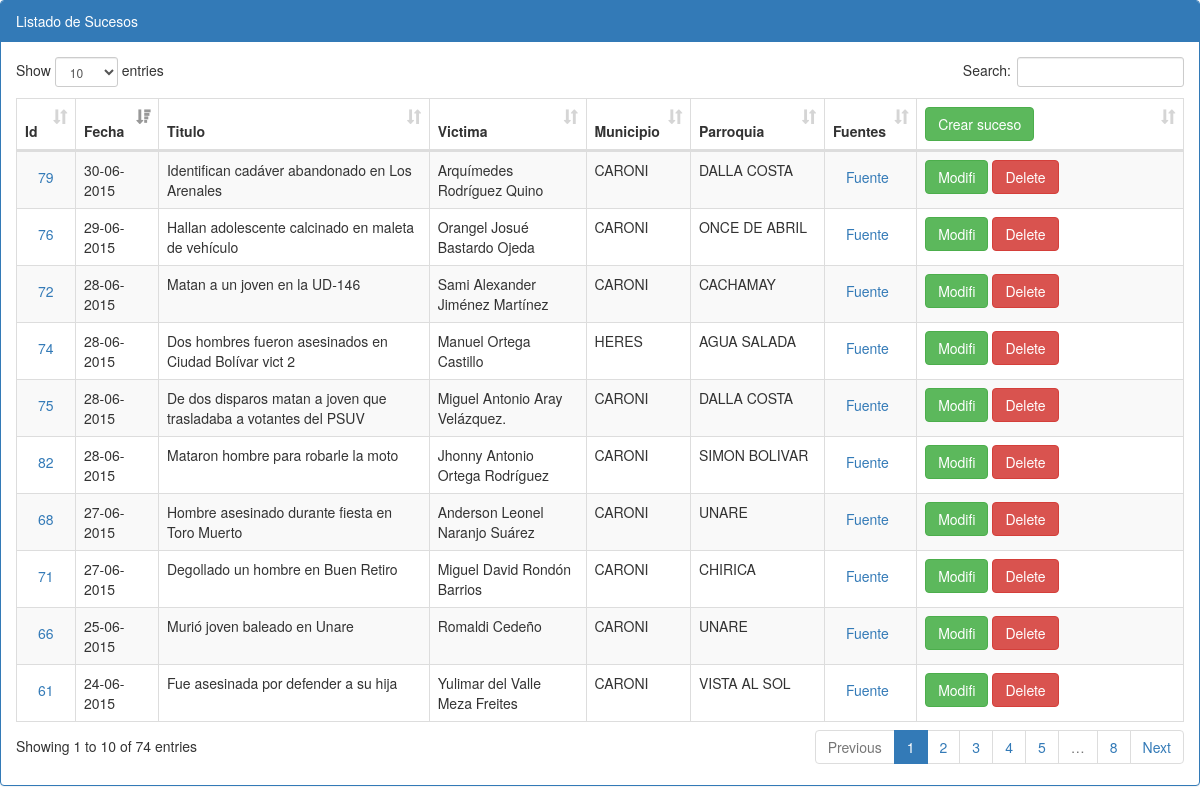
Page /sucesos/index.php on the committed database.
### tables this page shows
CREATE TABLE IF NOT EXISTS `sucesos` (
`suceso_id` int(11) NOT NULL,
  `fecha_suceso` datetime DEFAULT NULL,
  `delito_id` int(11) DEFAULT NULL,
  `delito_detalle_id` int(11) DEFAULT NULL,
  `titulo` varchar(255) DEFAULT NULL,
  `fuente` varchar(100) DEFAULT NULL,
  `otra_fuente1` varchar(100) DEFAULT NULL,
  `otra_fuente2` varchar(100) DEFAULT NULL,
  `nombre_victima` varchar(80) DEFAULT NULL,
  `sexo` varchar(1) DEFAULT NULL,
  `edad` int(3) DEFAULT NULL,
  `tipo_arma` smallint(6) DEFAULT NULL,
  `estado` smallint(6) DEFAULT NULL,
  `municipio_id` smallint(6) DEFAULT NULL,
  `parroquia_id` smallint(6) DEFAULT NULL,
  `latitud` double DEFAULT NULL,
  `longitud` double DEFAULT NULL,
  `sector` varchar(255) DEFAULT NULL,
  `usuario` varchar(15) NOT NULL,
  `mi_reseña` varchar(1500) NOT NULL,
  `observaciones` varchar(1000) NOT NULL,
  `fecha_creado` datetime DEFAULT NULL
);

CREATE TABLE IF NOT EXISTS `municipios` (
  `municipio_id` smallint(6) NOT NULL DEFAULT '0',
  `estado_id` smallint(6) NOT NULL DEFAULT '0',
  `descripcion` varchar(50) DEFAULT NULL
);

CREATE TABLE IF NOT EXISTS `parroquias` (
  `parroquia_id` int(11) NOT NULL DEFAULT '0',
  `municipio_id` int(11) DEFAULT NULL,
  `estado_id` smallint(6) DEFAULT NULL,
  `descripcion` varchar(255) DEFAULT NULL,
  `capital_sector` varchar(50) NOT NULL,
  `latitud` float DEFAULT NULL,
  `longitud` float DEFAULT NULL,
  `latitud2` float DEFAULT NULL,
  `longitud2` float DEFAULT NULL,
  `latitud3` float DEFAULT NULL,
  `longitud3` float DEFAULT NULL,
  `latitud4` float DEFAULT NULL,
  `longitud4` float DEFAULT NULL
);

### adodb/adodb.inc.php (called while the page is built, shortened)
<?php
if (!defined('_ADODB_LAYER')) {
	GLOBAL
		$ADODB_vers,
		$ADODB_COUNTRECS,
		$ADODB_CACHE_DIR,
		$ADODB_CACHE,
		$ADODB_CACHE_CLASS,
		$ADODB_EXTENSION,
		$ADODB_COMPAT_FETCH,
	 	$ADODB_FETCH_MODE,
		$ADODB_GETONE_EOF,
		$ADODB_QUOTE_FIELDNAMES;
	abstract class ADOConnection {
	var $database = '';
	var $host = '';
	var $user = '';
	var $debug = false;
	var $true = '1';
	var $false = '0';
	var $fetchMode=false;
	var $bulkBind = false;
	var $_queryID = false;
	var $_bindInputArray = false;
	function Connect($argHostname = "", $argUsername = "", $argPassword = "", $argDatabaseName = "", $forceNew = false)
	{
		if ($argHostname != "") $this->host = $argHostname;
		if ($argUsername != "") $this->user = $argUsername;
		if ($argDatabaseName != "") $this->database = $argDatabaseName;
		if ($forceNew) {
			if ($rez=$this->_nconnect($this->host, $this->user, $argPassword, $this->database)) return true;
		} else {
			 if ($rez=$this->_connect($this->host, $this->user, $argPassword, $this->database)) return true;
		}
		return $ret;
	}
	function Prepare($sql)
	{
		return $sql;
	}
	function SetFetchMode($mode)
	{
		$old = $this->fetchMode;
		$this->fetchMode = $mode;
		if ($old === false) {
		global $ADODB_FETCH_MODE;
			return $ADODB_FETCH_MODE;
		}
		return $old;
	}
	function Execute($sql,$inputarr=false)
	{
		if ($inputarr !== false) {
			if (!is_array($inputarr)) $inputarr = array($inputarr);
			$element0 = reset($inputarr);
			$array_2d = $this->bulkBind && is_array($element0) && !is_object(reset($element0));
			unset($element0);
			if (!is_array($sql) && !$this->_bindInputArray) {
				$sqlarr = explode('?',$sql);
				$nparams = sizeof($sqlarr)-1;
				if (!$array_2d) $inputarr = array($inputarr);
				foreach($inputarr as $arr) {
					$sql = ''; $i = 0;
					while(list(, $v) = each($arr)) {
						$sql .= $sqlarr[$i];
						$typ = gettype($v);
						if ($typ == 'string')
							$sql .= $this->qstr($v);
						else if ($typ == 'double')
							$sql .= str_replace(',','.',$v);
						else if ($typ == 'boolean')
							$sql .= $v ? $this->true : $this->false;
						else if ($typ == 'object') {
							if (method_exists($v, '__toString')) $sql .= $this->qstr($v->__toString());
							else $sql .= $this->qstr((string) $v);
						} else if ($v === null)
							$sql .= 'NULL';
						else
							$sql .= $v;
						$i += 1;
						if ($i == $nparams) break;
					}
					if (isset($sqlarr[$i])) {
						$sql .= $sqlarr[$i];
						if ($i+1 != sizeof($sqlarr)) $this->outp_throw( "Input Array does not match ?: ".htmlspecialchars($sql),'Execute');
					} else if ($i != sizeof($sqlarr))
						$this->outp_throw( "Input array does not match ?: ".htmlspecialchars($sql),'Execute');
					$ret = $this->_Execute($sql);
					if (!$ret) return $ret;
				}
			} else {
				if ($array_2d) {
					if (is_string($sql))
						$stmt = $this->Prepare($sql);
					else
						$stmt = $sql;
					foreach($inputarr as $arr) {
						$ret = $this->_Execute($stmt,$arr);
						if (!$ret) return $ret;
					}
				} else {
					$ret = $this->_Execute($sql,$inputarr);
				}
			}
		} else {
			$ret = $this->_Execute($sql,false);
		}
		return $ret;
	}
	function _Execute($sql,$inputarr=false)
	{
		if ($this->debug) {
			global $ADODB_INCLUDED_LIB;
			if (empty($ADODB_INCLUDED_LIB)) include(ADODB_DIR.'/adodb-lib.inc.php');
			$this->_queryID = _adodb_debug_execute($this, $sql,$inputarr);
		} else {
			$this->_queryID = @$this->_query($sql,$inputarr);
		}
		$rs = new $rsclass($this->_queryID,$this->fetchMode);
		$rs->connection = $this;
		$rs->Init();
		if (is_array($sql)) $rs->sql = $sql[0];
		else $rs->sql = $sql;
		return $rs;
	}
}
	class ADORecordSet implements IteratorAggregate {
	var $canSeek = false;
	var $_numOfRows = -1;
	var $_numOfFields = -1;
	var $_currentRow = -1;
	function ADORecordSet($queryID)
	{
		$this->_queryID = $queryID;
	}
	function Init()
	{
		if ($this->_numOfRows != 0 && $this->_numOfFields && $this->_currentRow == -1) {
			$this->_currentRow = 0;
			if ($this->EOF = ($this->_fetch() === false)) {
				$this->_numOfRows = 0;
			}
		} else {
			$this->EOF = true;
		}
	}
	function Move($rowNumber = 0)
	{
		if ($this->canSeek) {
			if ($this->_seek($rowNumber)) {
				$this->_currentRow = $rowNumber;
				if ($this->_fetch()) {
					return true;
				}
			} else {
				$this->EOF = true;
				return false;
			}
		}
		return false;
	}
}
	function ADOLoadCode($dbType)
	{
		$db = strtolower($dbType);
		switch ($db) {
			default:
				$class = $db; break;
		}
		$file = ADODB_DIR."/drivers/adodb-".$db.".inc.php";
		if (class_exists("ADODB_" . $class)) return $class;
		return false;
	}
	function ADONewConnection($db='')
	{
	GLOBAL $ADODB_NEWCONNECTION, $ADODB_LASTDB;
		$errorfn = (defined('ADODB_ERROR_HANDLER')) ? ADODB_ERROR_HANDLER : false;
		if(empty($obj)) {
			if (!isset($ADODB_LASTDB)) $ADODB_LASTDB = '';
			if ($db != $ADODB_LASTDB) $db = ADOLoadCode($db);
			$cls = 'ADODB_'.$db;
			$obj = new $cls();
		}
		return $obj;
	}
}

### connections/guayana_s.php (called while the page is built, shortened)
<?php
		require_once(CONN_DIR."/../adodb/adodb.inc.php");
		class Conexion {
					private $dbConn;
					function __construct() {
						    $this->servidor='localhost';
						    $this->nombreBD='guayana_segura';
							$this->user='ag09504';
							$this->password='ag09504';
							$this->dbConn=ADONewConnection('mysql');
							$this->dbConn->Connect($this->servidor,$this->user,$this->password,$this->nombreBD);
					}
					function getDbConn() {
					    return $this->dbConn;
					}
		}
?>

### adodb/drivers/adodb-mysql.inc.php (called while the page is built, shortened)
<?php
if (! defined("_ADODB_MYSQL_LAYER")) {
class ADODB_mysql extends ADOConnection {
	var $forceNewConnect = false;
	var $clientFlags = 0;
	function _connect($argHostname, $argUsername, $argPassword, $argDatabasename)
	{
		if (ADODB_PHPVER >= 0x4300)
			$this->_connectionID = mysql_connect($argHostname,$argUsername,$argPassword,
												$this->forceNewConnect,$this->clientFlags);
		else if (ADODB_PHPVER >= 0x4200)
			$this->_connectionID = mysql_connect($argHostname,$argUsername,$argPassword,
												$this->forceNewConnect);
		else
			$this->_connectionID = mysql_connect($argHostname,$argUsername,$argPassword);
		if ($argDatabasename) return $this->SelectDB($argDatabasename);
		return true;
	}
	function SelectDB($dbName)
	{
		if ($this->_connectionID) {
			return @mysql_select_db($dbName,$this->_connectionID);
		}
		else return false;
	}
	function _query($sql,$inputarr=false)
	{
	return mysql_query($sql,$this->_connectionID);
	}
}
class ADORecordSet_mysql extends ADORecordSet{
	function ADORecordSet_mysql($queryID,$mode=false)
	{
		switch ($mode)
		{
		case ADODB_FETCH_ASSOC:$this->fetchMode = MYSQL_ASSOC; break;
		}
	}
	function _initrs()
	{
		$this->_numOfRows = @mysql_num_rows($this->_queryID);
		$this->_numOfFields = @mysql_num_fields($this->_queryID);
	}
	function Fields($colname)
	{
		if ($this->fetchMode != MYSQL_NUM) return @$this->fields[$colname];
		 return $this->fields[$this->bind[strtoupper($colname)]];
	}
	function MoveNext()
	{
		if (@$this->fields = mysql_fetch_array($this->_queryID,$this->fetchMode)) {
			return true;
		}
		return false;
	}
	function _fetch()
	{
		$this->fields =  @mysql_fetch_array($this->_queryID,$this->fetchMode);
		return is_array($this->fields);
	}
}
}

### sucesos/index.php (the view, shortened to what this page needs)
<!DOCTYPE html>
<html lang="en">
	<head>
		<link rel="stylesheet" href="../css/bootstrap.min.css">
		<link rel="stylesheet" href="../css/datepicker.css">
		<link rel="stylesheet" href="../css/dataTables.bootstrap.css">
	</head>
	<body>
		<div class="row">
			<div class="col-sm-12">
				<div class="panel panel-primary">
					<div class="panel-heading">Listado de Sucesos</div>
					<div class="panel-body">
						<table class="table table-striped table-bordered" id="datatables">
							<thead>
								<tr>
									<th>Id</th>
									<th>Fecha</th>
									<th>Titulo</th>
									<th>Victima</th>
									<th>Municipio</th>
									<th>Parroquia</th>
									<th>Fuentes</th>
									<th><a class="btn update btn-success" href="frm_ingre_suceso.php" class="btn btn-primary btn-lg">Crear suceso</a></th>
								</tr>
							</thead>
							<tbody>
								<?php
												include_once '../connections/guayana_s.php';
												$conexion=new Conexion();
												$db=$conexion->getDbConn();
												$db->debug = false;
												$db->SetFetchMode(ADODB_FETCH_ASSOC);
												$query_sucesos = $db->Prepare("SELECT suceso_id, DATE_FORMAT(fecha_suceso,'%d-%m-%Y') As fecha_suceso, delito_id, delito_detalle_id, titulo, nombre_victima, fuente,
													m.descripcion AS municipio, p.descripcion AS parroquia
												FROM sucesos As s
												INNER JOIN municipios AS m ON s.municipio_id = m.municipio_id
												INNER JOIN parroquias AS p ON s.parroquia_id = p.parroquia_id");
												$rs_sucesos = $db->Execute($query_sucesos);
											while(!$rs_sucesos->EOF){
												echo '<tr>';
													echo '<td><a class="btn ampliar" href="suceso.php?suceso_id='.$rs_sucesos->Fields('suceso_id').'" class="btn btn-primary btn-lg">'.$rs_sucesos->Fields('suceso_id').'</a></td>';
													echo '<td>'. $rs_sucesos->Fields('fecha_suceso') . '</td>';
													echo '<td>'. $rs_sucesos->Fields('titulo') . '</td>';
													echo '<td>'. $rs_sucesos->Fields('nombre_victima') . '</td>';
													echo '<td>'. $rs_sucesos->Fields('municipio') . '</td>';
													echo '<td>'. $rs_sucesos->Fields('parroquia') . '</td>';
													echo '<td><a class="btn" href="'.$rs_sucesos->Fields('fuente').'" target="_blank">Fuente</a></td>';
													echo '<td width=250>';
													echo '<a class="btn update btn-success" href="frm_modi_suceso.php?suceso_id='.$rs_sucesos->Fields('suceso_id').'" class="btn btn-primary btn-lg">Modifi</a>';
													echo '<a class="btn btn-danger" id="delete" href="trata_borra_suceso.php?suceso_id='.$rs_sucesos->Fields('suceso_id').'">Delete</a>';
													echo '</td>';
												echo '</tr>';
											$rs_sucesos->MoveNext();
											}
								?>
							</tbody>
						</table>
					</div>
				</div>
				</div>
			</div>
	</body>
</html>

### rows in the picture
sucesos: suceso_id "61", Fields "24-06-2015", titulo "Fue asesinada por defender a su hija", nombre_victima "Yulimar del Valle Meza Freites", municipios.descripcion "CARONI", parroquia.descripcion "VISTA AL SOL"
sucesos: suceso_id "66", Fields "25-06-2015", titulo "Murió joven baleado en Unare", nombre_victima "Romaldi Cedeño", municipios.descripcion "CARONI", parroquia.descripcion "UNARE"
sucesos: suceso_id "68", Fields "27-06-2015", titulo "Hombre asesinado durante fiesta en Toro Muerto", nombre_victima "Anderson Leonel Naranjo Suárez", municipios.descripcion "CARONI", parroquia.descripcion "UNARE"
sucesos: suceso_id "71", Fields "27-06-2015", titulo "Degollado un hombre en Buen Retiro", nombre_victima "Miguel David Rondón Barrios", municipios.descripcion "CARONI", parroquia.descripcion "CHIRICA"
sucesos: suceso_id "72", Fields "28-06-2015", titulo "Matan a un joven en la UD-146", nombre_victima "Sami Alexander Jiménez Martínez", municipios.descripcion "CARONI", parroquia.descripcion "CACHAMAY"
sucesos: suceso_id "74", Fields "28-06-2015", titulo "Dos hombres fueron asesinados en Ciudad Bolívar vict 2", nombre_victima "Manuel Ortega Castillo", municipios.descripcion "HERES", parroquia.descripcion "AGUA SALADA"
sucesos: suceso_id "75", Fields "28-06-2015", titulo "De dos disparos matan a joven que trasladaba a votantes del PSUV", nombre_victima "Miguel Antonio Aray Velázquez.", municipios.descripcion "CARONI", parroquia.descripcion "DALLA COSTA"
sucesos: suceso_id "76", Fields "29-06-2015", titulo "Hallan adolescente calcinado en maleta de vehículo", nombre_victima "Orangel Josué Bastardo Ojeda", municipios.descripcion "CARONI", parroquia.descripcion "ONCE DE ABRIL"
sucesos: suceso_id "79", Fields "30-06-2015", titulo "Identifican cadáver abandonado en Los Arenales", nombre_victima "Arquímedes Rodríguez Quino", municipios.descripcion "CARONI", parroquia.descripcion "DALLA COSTA"
sucesos: suceso_id "82", Fields "28-06-2015", titulo "Mataron hombre para robarle la moto", nombre_victima "Jhonny Antonio Ortega Rodríguez", municipios.descripcion "CARONI", parroquia.descripcion "SIMON BOLIVAR"
